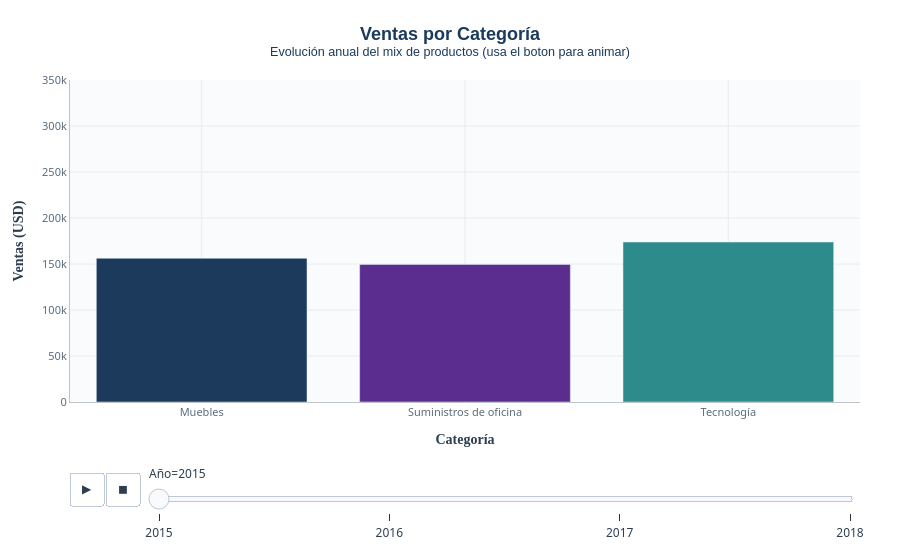

Source (notebook cell):
### Markdown cell above
### 3.2 Ventas por categoría de producto

### Code cell
# Ventas por categoría con animación por año
ventas_cat_anual = df.groupby(['Order Year', 'Categoría'])['Sales'].sum().reset_index()
ventas_cat_anual.columns = ['Año', 'Categoría', 'Ventas']
ventas_cat_anual['Año'] = ventas_cat_anual['Año'].astype(str)

fig2 = px.bar(
    ventas_cat_anual,
    x='Categoría',
    y='Ventas',
    color='Categoría',
    animation_frame='Año',
    title='<b>Ventas por Categoría</b><br><sup>Evolución anual del mix de productos (usa el boton para animar)</sup>',
    labels={'Ventas': '<b>Ventas (USD)</b>', 'Categoría': '<b>Categoría</b>'},
    color_discrete_sequence=['#1B3A5C', '#5B2D8E', '#2E8B8B']
)

fig2.update_layout(**LAYOUT_PROFESIONAL)
fig2.update_layout(showlegend=False, yaxis_range=[0, 350000])

fig2.show()

### Figure 1 — Plotly figure (JSON) as saved in the notebook; plotly's stock layout.template omitted (floating-point values rounded to 4 significant figures)
{"data": [{"hovertemplate": "<b>Categoría</b>=%{x}<br>Año=2015<br><b>Ventas (USD)</b>=%{y}<extra></extra>", "legendgroup": "Muebles", "marker": {"color": "#1B3A5C", "pattern": {"shape": ""}}, "name": "Muebles", "orientation": "v", "showlegend": true, "textposition": "auto", "type": "bar", "x": ["Muebles"], "xaxis": "x", "y": [156200.0], "yaxis": "y"}, {"hovertemplate": "<b>Categoría</b>=%{x}<br>Año=2015<br><b>Ventas (USD)</b>=%{y}<extra></extra>", "legendgroup": "Suministros de oficina", "marker": {"color": "#5B2D8E", "pattern": {"shape": ""}}, "name": "Suministros de oficina", "orientation": "v", "showlegend": true, "textposition": "auto", "type": "bar", "x": ["Suministros de oficina"], "xaxis": "x", "y": [149500.0], "yaxis": "y"}, {"hovertemplate": "<b>Categoría</b>=%{x}<br>Año=2015<br><b>Ventas (USD)</b>=%{y}<extra></extra>", "legendgroup": "Tecnología", "marker": {"color": "#2E8B8B", "pattern": {"shape": ""}}, "name": "Tecnología", "orientation": "v", "showlegend": true, "textposition": "auto", "type": "bar", "x": ["Tecnología"], "xaxis": "x", "y": [173900.0], "yaxis": "y"}], "layout": {"barmode": "relative", "font": {"color": "#2C3E50", "family": "Segoe UI, Arial", "size": 12}, "hoverlabel": {"bgcolor": "white", "font": {"family": "Segoe UI", "size": 12}}, "legend": {"title": {"text": "<b>Categoría</b>"}, "tracegroupgap": 0}, "margin": {"b": 60, "l": 70, "r": 40, "t": 80}, "paper_bgcolor": "white", "plot_bgcolor": "#FAFBFD", "showlegend": false, "sliders": [{"active": 0, "currentvalue": {"prefix": "Año="}, "len": 0.9, "pad": {"b": 10, "t": 60}, "steps": [{"args": [["2015"], {"frame": {"duration": 0, "redraw": true}, "fromcurrent": true, "mode": "immediate", "transition": {"duration": 0, "easing": "linear"}}], "label": "2015", "method": "animate"}, {"args": [["2016"], {"frame": {"duration": 0, "redraw": true}, "fromcurrent": true, "mode": "immediate", "transition": {"duration": 0, "easing": "linear"}}], "label": "2016", "method": "animate"}, {"args": [["2017"], {"frame": {"duration": 0, "redraw": true}, "fromcurrent": true, "mode": "immediate", "transition": {"duration": 0, "easing": "linear"}}], "label": "2017", "method": "animate"}, {"args": [["2018"], {"frame": {"duration": 0, "redraw": true}, "fromcurrent": true, "mode": "immediate", "transition": {"duration": 0, "easing": "linear"}}], "label": "2018", "method": "animate"}], "x": 0.1, "xanchor": "left", "y": 0, "yanchor": "top"}], "title": {"font": {"color": "#1B3A5C", "family": "Segoe UI Semibold, Arial", "size": 18}, "text": "<b>Ventas por Categoría</b><br><sup>Evolución anual del mix de productos (usa el boton para animar)</sup>", "x": 0.5, "xanchor": "center"}, "updatemenus": [{"buttons": [{"args": [null, {"frame": {"duration": 500, "redraw": true}, "fromcurrent": true, "mode": "immediate", "transition": {"duration": 500, "easing": "linear"}}], "label": "&#9654;", "method": "animate"}, {"args": [[null], {"frame": {"duration": 0, "redraw": true}, "fromcurrent": true, "mode": "immediate", "transition": {"duration": 0, "easing": "linear"}}], "label": "&#9724;", "method": "animate"}], "direction": "left", "pad": {"r": 10, "t": 70}, "showactive": false, "type": "buttons", "x": 0.1, "xanchor": "right", "y": 0, "yanchor": "top"}], "xaxis": {"anchor": "y", "categoryarray": ["Muebles", "Suministros de oficina", "Tecnología"], "categoryorder": "array", "domain": [0, 1], "gridcolor": "#E8ECF0", "linecolor": "#BDC3C7", "linewidth": 1, "showline": true, "tickfont": {"color": "#5A6C7D", "size": 11}, "title": {"font": {"color": "#2C3E50", "family": "Segoe UI Semibold", "size": 14}, "text": "<b>Categoría</b>"}}, "yaxis": {"anchor": "x", "domain": [0, 1], "gridcolor": "#E8ECF0", "linecolor": "#BDC3C7", "linewidth": 1, "range": [0, 350000], "showline": true, "tickfont": {"color": "#5A6C7D", "size": 11}, "title": {"font": {"color": "#2C3E50", "family": "Segoe UI Semibold", "size": 14}, "text": "<b>Ventas (USD)</b>"}}}}
